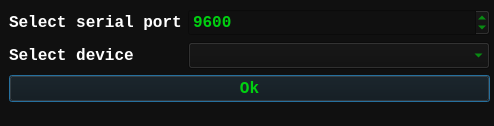
<?xml version="1.0" encoding="UTF-8"?>
<ui version="4.0">
 <class>Dialog</class>
 <widget class="QDialog" name="Dialog">
  <property name="geometry">
   <rect>
    <x>0</x>
    <y>0</y>
    <width>494</width>
    <height>126</height>
   </rect>
  </property>
  <property name="palette">
   <palette>
    <active>
     <colorrole role="WindowText">
      <brush brushstyle="SolidPattern">
       <color alpha="255">
        <red>63</red>
        <green>63</green>
        <blue>63</blue>
       </color>
      </brush>
     </colorrole>
     <colorrole role="Button">
      <brush brushstyle="SolidPattern">
       <color alpha="255">
        <red>16</red>
        <green>16</green>
        <blue>16</blue>
       </color>
      </brush>
     </colorrole>
     <colorrole role="Light">
      <brush brushstyle="SolidPattern">
       <color alpha="255">
        <red>63</red>
        <green>63</green>
        <blue>63</blue>
       </color>
      </brush>
     </colorrole>
     <colorrole role="Midlight">
      <brush brushstyle="SolidPattern">
       <color alpha="255">
        <red>63</red>
        <green>63</green>
        <blue>63</blue>
       </color>
      </brush>
     </colorrole>
     <colorrole role="Dark">
      <brush brushstyle="SolidPattern">
       <color alpha="255">
        <red>63</red>
        <green>63</green>
        <blue>63</blue>
       </color>
      </brush>
     </colorrole>
     <colorrole role="Mid">
      <brush brushstyle="SolidPattern">
       <color alpha="255">
        <red>63</red>
        <green>63</green>
        <blue>63</blue>
       </color>
      </brush>
     </colorrole>
     <colorrole role="Text">
      <brush brushstyle="SolidPattern">
       <color alpha="255">
        <red>255</red>
        <green>255</green>
        <blue>255</blue>
       </color>
      </brush>
     </colorrole>
     <colorrole role="ButtonText">
      <brush brushstyle="SolidPattern">
       <color alpha="255">
        <red>255</red>
        <green>255</green>
        <blue>254</blue>
       </color>
      </brush>
     </colorrole>
     <colorrole role="Base">
      <brush brushstyle="SolidPattern">
       <color alpha="255">
        <red>16</red>
        <green>16</green>
        <blue>16</blue>
       </color>
      </brush>
     </colorrole>
     <colorrole role="Window">
      <brush brushstyle="SolidPattern">
       <color alpha="255">
        <red>16</red>
        <green>16</green>
        <blue>16</blue>
       </color>
      </brush>
     </colorrole>
     <colorrole role="Shadow">
      <brush brushstyle="SolidPattern">
       <color alpha="255">
        <red>63</red>
        <green>63</green>
        <blue>63</blue>
       </color>
      </brush>
     </colorrole>
     <colorrole role="Highlight">
      <brush brushstyle="SolidPattern">
       <color alpha="255">
        <red>255</red>
        <green>255</green>
        <blue>255</blue>
       </color>
      </brush>
     </colorrole>
     <colorrole role="HighlightedText">
      <brush brushstyle="SolidPattern">
       <color alpha="255">
        <red>195</red>
        <green>42</green>
        <blue>255</blue>
       </color>
      </brush>
     </colorrole>
     <colorrole role="AlternateBase">
      <brush brushstyle="SolidPattern">
       <color alpha="255">
        <red>63</red>
        <green>63</green>
        <blue>63</blue>
       </color>
      </brush>
     </colorrole>
     <colorrole role="PlaceholderText">
      <brush brushstyle="SolidPattern">
       <color alpha="128">
        <red>255</red>
        <green>255</green>
        <blue>255</blue>
       </color>
      </brush>
     </colorrole>
    </active>
    <inactive>
     <colorrole role="WindowText">
      <brush brushstyle="SolidPattern">
       <color alpha="255">
        <red>63</red>
        <green>63</green>
        <blue>63</blue>
       </color>
      </brush>
     </colorrole>
     <colorrole role="Button">
      <brush brushstyle="SolidPattern">
       <color alpha="255">
        <red>16</red>
        <green>16</green>
        <blue>16</blue>
       </color>
      </brush>
     </colorrole>
     <colorrole role="Light">
      <brush brushstyle="SolidPattern">
       <color alpha="255">
        <red>63</red>
        <green>63</green>
        <blue>63</blue>
       </color>
      </brush>
     </colorrole>
     <colorrole role="Midlight">
      <brush brushstyle="SolidPattern">
       <color alpha="255">
        <red>63</red>
        <green>63</green>
        <blue>63</blue>
       </color>
      </brush>
     </colorrole>
     <colorrole role="Dark">
      <brush brushstyle="SolidPattern">
       <color alpha="255">
        <red>63</red>
        <green>63</green>
        <blue>63</blue>
       </color>
      </brush>
     </colorrole>
     <colorrole role="Mid">
      <brush brushstyle="SolidPattern">
       <color alpha="255">
        <red>63</red>
        <green>63</green>
        <blue>63</blue>
       </color>
      </brush>
     </colorrole>
     <colorrole role="Text">
      <brush brushstyle="SolidPattern">
       <color alpha="255">
        <red>255</red>
        <green>255</green>
        <blue>255</blue>
       </color>
      </brush>
     </colorrole>
     <colorrole role="ButtonText">
      <brush brushstyle="SolidPattern">
       <color alpha="255">
        <red>255</red>
        <green>255</green>
        <blue>254</blue>
       </color>
      </brush>
     </colorrole>
     <colorrole role="Base">
      <brush brushstyle="SolidPattern">
       <color alpha="255">
        <red>16</red>
        <green>16</green>
        <blue>16</blue>
       </color>
      </brush>
     </colorrole>
     <colorrole role="Window">
      <brush brushstyle="SolidPattern">
       <color alpha="255">
        <red>16</red>
        <green>16</green>
        <blue>16</blue>
       </color>
      </brush>
     </colorrole>
     <colorrole role="Shadow">
      <brush brushstyle="SolidPattern">
       <color alpha="255">
        <red>63</red>
        <green>63</green>
        <blue>63</blue>
       </color>
      </brush>
     </colorrole>
     <colorrole role="Highlight">
      <brush brushstyle="SolidPattern">
       <color alpha="255">
        <red>255</red>
        <green>255</green>
        <blue>255</blue>
       </color>
      </brush>
     </colorrole>
     <colorrole role="HighlightedText">
      <brush brushstyle="SolidPattern">
       <color alpha="255">
        <red>195</red>
        <green>42</green>
        <blue>255</blue>
       </color>
      </brush>
     </colorrole>
     <colorrole role="AlternateBase">
      <brush brushstyle="SolidPattern">
       <color alpha="255">
        <red>63</red>
        <green>63</green>
        <blue>63</blue>
       </color>
      </brush>
     </colorrole>
     <colorrole role="PlaceholderText">
      <brush brushstyle="SolidPattern">
       <color alpha="128">
        <red>255</red>
        <green>255</green>
        <blue>255</blue>
       </color>
      </brush>
     </colorrole>
    </inactive>
    <disabled>
     <colorrole role="WindowText">
      <brush brushstyle="SolidPattern">
       <color alpha="255">
        <red>63</red>
        <green>63</green>
        <blue>63</blue>
       </color>
      </brush>
     </colorrole>
     <colorrole role="Button">
      <brush brushstyle="SolidPattern">
       <color alpha="255">
        <red>16</red>
        <green>16</green>
        <blue>16</blue>
       </color>
      </brush>
     </colorrole>
     <colorrole role="Light">
      <brush brushstyle="SolidPattern">
       <color alpha="255">
        <red>63</red>
        <green>63</green>
        <blue>63</blue>
       </color>
      </brush>
     </colorrole>
     <colorrole role="Midlight">
      <brush brushstyle="SolidPattern">
       <color alpha="255">
        <red>63</red>
        <green>63</green>
        <blue>63</blue>
       </color>
      </brush>
     </colorrole>
     <colorrole role="Dark">
      <brush brushstyle="SolidPattern">
       <color alpha="255">
        <red>63</red>
        <green>63</green>
        <blue>63</blue>
       </color>
      </brush>
     </colorrole>
     <colorrole role="Mid">
      <brush brushstyle="SolidPattern">
       <color alpha="255">
        <red>63</red>
        <green>63</green>
        <blue>63</blue>
       </color>
      </brush>
     </colorrole>
     <colorrole role="Text">
      <brush brushstyle="SolidPattern">
       <color alpha="255">
        <red>63</red>
        <green>63</green>
        <blue>63</blue>
       </color>
      </brush>
     </colorrole>
     <colorrole role="ButtonText">
      <brush brushstyle="SolidPattern">
       <color alpha="255">
        <red>63</red>
        <green>63</green>
        <blue>63</blue>
       </color>
      </brush>
     </colorrole>
     <colorrole role="Base">
      <brush brushstyle="SolidPattern">
       <color alpha="255">
        <red>16</red>
        <green>16</green>
        <blue>16</blue>
       </color>
      </brush>
     </colorrole>
     <colorrole role="Window">
      <brush brushstyle="SolidPattern">
       <color alpha="255">
        <red>16</red>
        <green>16</green>
        <blue>16</blue>
       </color>
      </brush>
     </colorrole>
     <colorrole role="Shadow">
      <brush brushstyle="SolidPattern">
       <color alpha="255">
        <red>63</red>
        <green>63</green>
        <blue>63</blue>
       </color>
      </brush>
     </colorrole>
     <colorrole role="Highlight">
      <brush brushstyle="SolidPattern">
       <color alpha="255">
        <red>156</red>
        <green>156</green>
        <blue>156</blue>
       </color>
      </brush>
     </colorrole>
     <colorrole role="HighlightedText">
      <brush brushstyle="SolidPattern">
       <color alpha="255">
        <red>195</red>
        <green>42</green>
        <blue>255</blue>
       </color>
      </brush>
     </colorrole>
     <colorrole role="AlternateBase">
      <brush brushstyle="SolidPattern">
       <color alpha="255">
        <red>63</red>
        <green>63</green>
        <blue>63</blue>
       </color>
      </brush>
     </colorrole>
     <colorrole role="PlaceholderText">
      <brush brushstyle="SolidPattern">
       <color alpha="128">
        <red>255</red>
        <green>255</green>
        <blue>255</blue>
       </color>
      </brush>
     </colorrole>
    </disabled>
   </palette>
  </property>
  <property name="windowTitle">
   <string>Select device</string>
  </property>
  <property name="windowIcon">
   <iconset resource="res.qrc">
    <normaloff>:/img/img/icon.ico</normaloff>:/img/img/icon.ico</iconset>
  </property>
  <property name="styleSheet">
   <string notr="true">background-color: rgb(16, 16, 16);</string>
  </property>
  <widget class="QWidget" name="formLayoutWidget">
   <property name="geometry">
    <rect>
     <x>9</x>
     <y>9</y>
     <width>481</width>
     <height>111</height>
    </rect>
   </property>
   <layout class="QFormLayout" name="formLayout">
    <item row="0" column="0">
     <widget class="QLabel" name="serialPortLabel">
      <property name="font">
       <font>
        <family>Consolas</family>
        <pointsize>12</pointsize>
        <weight>75</weight>
        <italic>false</italic>
        <bold>true</bold>
       </font>
      </property>
      <property name="styleSheet">
       <string notr="true">color: rgb(255, 255, 255);
font: 75 bold 12pt &quot;Consolas&quot;;</string>
      </property>
      <property name="text">
       <string>Select serial port</string>
      </property>
     </widget>
    </item>
    <item row="0" column="1">
     <widget class="QSpinBox" name="serial_port">
      <property name="font">
       <font>
        <family>Consolas</family>
        <pointsize>12</pointsize>
        <weight>75</weight>
        <italic>false</italic>
        <bold>true</bold>
       </font>
      </property>
      <property name="styleSheet">
       <string notr="true">background-color: rgb(16, 16, 16);
border-color: rgb(16, 16, 16);
color: rgb(0, 208, 16);
font: 75 bold 12pt &quot;Consolas&quot;;</string>
      </property>
      <property name="minimum">
       <number>1</number>
      </property>
      <property name="maximum">
       <number>100000</number>
      </property>
      <property name="value">
       <number>9600</number>
      </property>
     </widget>
    </item>
    <item row="1" column="0">
     <widget class="QLabel" name="selectDeviceLabel">
      <property name="font">
       <font>
        <family>Consolas</family>
        <pointsize>12</pointsize>
        <weight>75</weight>
        <italic>false</italic>
        <bold>true</bold>
       </font>
      </property>
      <property name="styleSheet">
       <string notr="true">color: rgb(255, 255, 255);
font: 75 bold 12pt &quot;Consolas&quot;;</string>
      </property>
      <property name="text">
       <string>Select device</string>
      </property>
     </widget>
    </item>
    <item row="1" column="1">
     <widget class="QComboBox" name="com_port">
      <property name="palette">
       <palette>
        <active>
         <colorrole role="WindowText">
          <brush brushstyle="SolidPattern">
           <color alpha="255">
            <red>0</red>
            <green>208</green>
            <blue>16</blue>
           </color>
          </brush>
         </colorrole>
         <colorrole role="Button">
          <brush brushstyle="SolidPattern">
           <color alpha="255">
            <red>16</red>
            <green>16</green>
            <blue>16</blue>
           </color>
          </brush>
         </colorrole>
         <colorrole role="Text">
          <brush brushstyle="SolidPattern">
           <color alpha="255">
            <red>0</red>
            <green>208</green>
            <blue>16</blue>
           </color>
          </brush>
         </colorrole>
         <colorrole role="ButtonText">
          <brush brushstyle="SolidPattern">
           <color alpha="255">
            <red>0</red>
            <green>208</green>
            <blue>16</blue>
           </color>
          </brush>
         </colorrole>
         <colorrole role="Base">
          <brush brushstyle="SolidPattern">
           <color alpha="255">
            <red>16</red>
            <green>16</green>
            <blue>16</blue>
           </color>
          </brush>
         </colorrole>
         <colorrole role="Window">
          <brush brushstyle="SolidPattern">
           <color alpha="255">
            <red>16</red>
            <green>16</green>
            <blue>16</blue>
           </color>
          </brush>
         </colorrole>
         <colorrole role="Highlight">
          <brush brushstyle="SolidPattern">
           <color alpha="255">
            <red>63</red>
            <green>63</green>
            <blue>63</blue>
           </color>
          </brush>
         </colorrole>
         <colorrole role="ToolTipBase">
          <brush brushstyle="SolidPattern">
           <color alpha="255">
            <red>63</red>
            <green>63</green>
            <blue>63</blue>
           </color>
          </brush>
         </colorrole>
         <colorrole role="ToolTipText">
          <brush brushstyle="SolidPattern">
           <color alpha="255">
            <red>63</red>
            <green>63</green>
            <blue>63</blue>
           </color>
          </brush>
         </colorrole>
         <colorrole role="PlaceholderText">
          <brush brushstyle="NoBrush">
           <color alpha="128">
            <red>0</red>
            <green>208</green>
            <blue>16</blue>
           </color>
          </brush>
         </colorrole>
        </active>
        <inactive>
         <colorrole role="WindowText">
          <brush brushstyle="SolidPattern">
           <color alpha="255">
            <red>0</red>
            <green>208</green>
            <blue>16</blue>
           </color>
          </brush>
         </colorrole>
         <colorrole role="Button">
          <brush brushstyle="SolidPattern">
           <color alpha="255">
            <red>16</red>
            <green>16</green>
            <blue>16</blue>
           </color>
          </brush>
         </colorrole>
         <colorrole role="Text">
          <brush brushstyle="SolidPattern">
           <color alpha="255">
            <red>0</red>
            <green>208</green>
            <blue>16</blue>
           </color>
          </brush>
         </colorrole>
         <colorrole role="ButtonText">
          <brush brushstyle="SolidPattern">
           <color alpha="255">
            <red>0</red>
            <green>208</green>
            <blue>16</blue>
           </color>
          </brush>
         </colorrole>
         <colorrole role="Base">
          <brush brushstyle="SolidPattern">
           <color alpha="255">
            <red>16</red>
            <green>16</green>
            <blue>16</blue>
           </color>
          </brush>
         </colorrole>
         <colorrole role="Window">
          <brush brushstyle="SolidPattern">
           <color alpha="255">
            <red>16</red>
            <green>16</green>
            <blue>16</blue>
           </color>
          </brush>
         </colorrole>
         <colorrole role="Highlight">
          <brush brushstyle="SolidPattern">
           <color alpha="255">
            <red>63</red>
            <green>63</green>
            <blue>63</blue>
           </color>
          </brush>
         </colorrole>
         <colorrole role="ToolTipBase">
          <brush brushstyle="SolidPattern">
           <color alpha="255">
            <red>63</red>
            <green>63</green>
            <blue>63</blue>
           </color>
          </brush>
         </colorrole>
         <colorrole role="ToolTipText">
          <brush brushstyle="SolidPattern">
           <color alpha="255">
            <red>63</red>
            <green>63</green>
            <blue>63</blue>
           </color>
          </brush>
         </colorrole>
         <colorrole role="PlaceholderText">
          <brush brushstyle="NoBrush">
           <color alpha="128">
            <red>0</red>
            <green>208</green>
            <blue>16</blue>
           </color>
          </brush>
         </colorrole>
        </inactive>
        <disabled>
         <colorrole role="WindowText">
          <brush brushstyle="SolidPattern">
           <color alpha="255">
            <red>0</red>
            <green>208</green>
            <blue>16</blue>
           </color>
          </brush>
         </colorrole>
         <colorrole role="Button">
          <brush brushstyle="SolidPattern">
           <color alpha="255">
            <red>16</red>
            <green>16</green>
            <blue>16</blue>
           </color>
          </brush>
         </colorrole>
         <colorrole role="Text">
          <brush brushstyle="SolidPattern">
           <color alpha="255">
            <red>0</red>
            <green>208</green>
            <blue>16</blue>
           </color>
          </brush>
         </colorrole>
         <colorrole role="ButtonText">
          <brush brushstyle="SolidPattern">
           <color alpha="255">
            <red>0</red>
            <green>208</green>
            <blue>16</blue>
           </color>
          </brush>
         </colorrole>
         <colorrole role="Base">
          <brush brushstyle="SolidPattern">
           <color alpha="255">
            <red>16</red>
            <green>16</green>
            <blue>16</blue>
           </color>
          </brush>
         </colorrole>
         <colorrole role="Window">
          <brush brushstyle="SolidPattern">
           <color alpha="255">
            <red>16</red>
            <green>16</green>
            <blue>16</blue>
           </color>
          </brush>
         </colorrole>
         <colorrole role="Highlight">
          <brush brushstyle="SolidPattern">
           <color alpha="255">
            <red>156</red>
            <green>156</green>
            <blue>156</blue>
           </color>
          </brush>
         </colorrole>
         <colorrole role="ToolTipBase">
          <brush brushstyle="SolidPattern">
           <color alpha="255">
            <red>63</red>
            <green>63</green>
            <blue>63</blue>
           </color>
          </brush>
         </colorrole>
         <colorrole role="ToolTipText">
          <brush brushstyle="SolidPattern">
           <color alpha="255">
            <red>63</red>
            <green>63</green>
            <blue>63</blue>
           </color>
          </brush>
         </colorrole>
         <colorrole role="PlaceholderText">
          <brush brushstyle="NoBrush">
           <color alpha="128">
            <red>0</red>
            <green>208</green>
            <blue>16</blue>
           </color>
          </brush>
         </colorrole>
        </disabled>
       </palette>
      </property>
      <property name="font">
       <font>
        <family>Consolas</family>
        <pointsize>12</pointsize>
        <weight>75</weight>
        <italic>false</italic>
        <bold>true</bold>
       </font>
      </property>
      <property name="styleSheet">
       <string notr="true">background-color: rgb(16, 16, 16);
color: rgb(0, 208, 16);
font: 75 bold 12pt &quot;Consolas&quot;;</string>
      </property>
     </widget>
    </item>
    <item row="2" column="0" colspan="2">
     <widget class="QPushButton" name="pushButton">
      <property name="font">
       <font>
        <family>Consolas</family>
        <pointsize>12</pointsize>
        <weight>75</weight>
        <italic>false</italic>
        <bold>true</bold>
       </font>
      </property>
      <property name="styleSheet">
       <string notr="true">background-color: rgb(16, 16, 16);
color: rgb(0, 208, 16);
font: 75 bold 12pt &quot;Consolas&quot;;</string>
      </property>
      <property name="text">
       <string>Ok</string>
      </property>
     </widget>
    </item>
   </layout>
  </widget>
 </widget>
 <resources>
  <include location="res.qrc"/>
 </resources>
 <connections/>
</ui>
